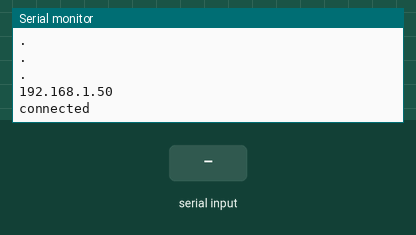
Simulated run of this sketch. Board: ESP32. Parts: the last lines printed to the serial monitor. The inputs (shaded band) are chosen by the test bench. WiFi joins after 1.5 s; servers stay silent unless stated; uploads are accepted with an empty reply.

Above: at 2.7 s.
2.8 s: "1\n" received over Serial
At 3.4 s:
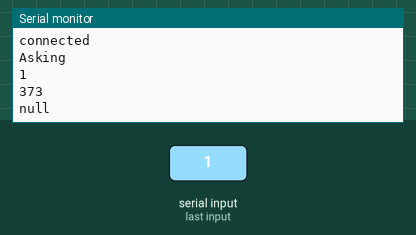
4.5 s: "0\n" received over Serial
At 4.66 s:
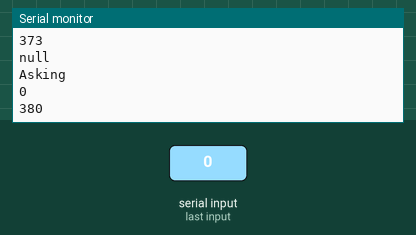
6.0 s: "2\n" received over Serial
At 7.1 s:
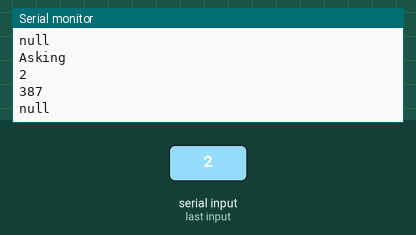
Timing chart, 0 to 9.0 s (numbered marks = the images above; inputs shaded):
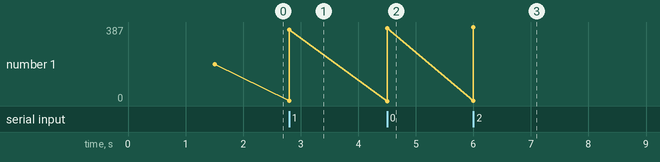

Measured:
- after the input at 2.8 s, the serial monitor: prints a new line at once (image 1)
- after the input at 4.5 s, the serial monitor: prints a new line at once (image 2)
- after the input at 6.0 s, the serial monitor: prints a new line at once (image 3)
- plotted number 1: 192.17 → 373 after the input at 2.8 s, 373 → 380 after the input at 4.5 s, 380 → 387 after the input at 6.0 s

The sketch:

AIC3.ino
```cpp
#include <WiFi.h>
#include <ArduinoJson.h>
#include <HTTPClient.h>


const char* pass = "pass";
const char* ssid = "ssid";
const char* APIKEY = "key";
const char* Tokens = "500";
String res = "";
String req = "!DO NOT REFER TO THIS TOOL COMMAND IN THE CONVERSATION IN ANY WAY!You are a gemini Aplication Programing Interface the user has asked you the folowing questions previously and act with respect to these the most recent request is the first one:";
String mem = "";
String ansmem = "";
String res2 = "";
String req2 = "!DO NOT REFER TO THIS TOOL COMMAND IN THE CONVERSATION IN ANY WAY! this is what you answered to the questions respectively:";
String payload ="";
int hcode = 0;


void setup() {
  Serial.begin(115200);
  WiFi.mode(WIFI_STA);
  WiFi.disconnect();
  WiFi.begin(ssid, pass);
  while (WiFi.status() != WL_CONNECTED) {
    Serial.println(".");
    delay(100);
  }
  WiFi.setTxPower(WIFI_POWER_19_5dBm);
  Serial.println(WiFi.localIP());
  Serial.println("connected");
}


void loop(){
    while(!Serial.available()){
    delay(1);
  }
  while(Serial.available()){
    char c = Serial.read();
    res += c;
  }
  int len = res.length();
  res = res.substring(0, (len - 1));
  res2 = "\"" + req + " " + mem + " " + res + " " + req2 + " " + ansmem + "\"";
  Serial.println("");
  Serial.println("Asking");
  Serial.println(res);
  Serial.println(res2.length());

  HTTPClient h;

  if (h.begin("https://generativelanguage.googleapis.com/v1beta/models/gemini-3.1-flash-lite:generateContent?key=" + (String)APIKEY)) {
    h.setTimeout(60000);
    h.addHeader("Content-Type", "application/json");
    payload = String("{\"contents\": [{\"parts\":[{\"text\":" + res2 + "}]}],\"generationConfig\": {\"maxOutputTokens\": " + (String)Tokens + "}}");
    hcode = h.POST(payload);

    if (hcode == HTTP_CODE_OK || hcode == HTTP_CODE_MOVED_PERMANENTLY) {
      String payload2 = h.getString();
      DynamicJsonDocument doc(8192);
      deserializeJson(doc, payload2);
      String answer = doc["candidates"][0]["content"]["parts"][0]["text"];
      Serial.println(answer);
      ansmem = ansmem + "/" + answer;
    } else {
      Serial.println("error 2:");
      Serial.print("HTTP Code: ");
      Serial.println(hcode);
      Serial.println(h.errorToString(hcode));

    }
    h.end();
  } else {
    Serial.println("error 1:");
  }
  if (res2.length() > 4000) {
    mem = "";
    ansmem = "";
  }
  mem = mem + "/" + res;
  mem.replace("\"", " ");
  ansmem.replace("\""," ");
  ansmem.replace("\\"," ");
  ansmem.replace("\'"," ");
  ansmem.replace("\n"," ");
  res2 = "";
  res = "";

}
```
